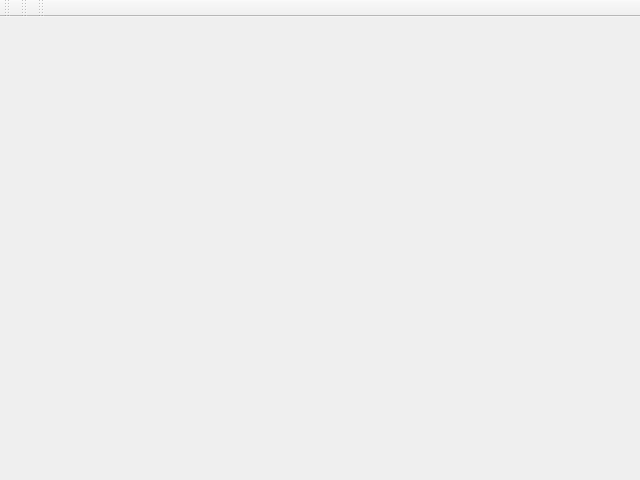
<?xml version="1.0" encoding="UTF-8"?>
<ui version="4.0">
 <class>MainWindow</class>
 <widget class="QMainWindow" name="MainWindow">
  <property name="enabled">
   <bool>true</bool>
  </property>
  <property name="geometry">
   <rect>
    <x>0</x>
    <y>0</y>
    <width>640</width>
    <height>480</height>
   </rect>
  </property>
  <property name="windowTitle">
   <string>MainWindow</string>
  </property>
  <widget class="QWidget" name="centralWidget"/>
  <widget class="QToolBar" name="mainToolBar">
   <attribute name="toolBarArea">
    <enum>TopToolBarArea</enum>
   </attribute>
   <attribute name="toolBarBreak">
    <bool>false</bool>
   </attribute>
  </widget>
  <widget class="QToolBar" name="toolBar">
   <property name="windowTitle">
    <string>toolBar</string>
   </property>
   <attribute name="toolBarArea">
    <enum>TopToolBarArea</enum>
   </attribute>
   <attribute name="toolBarBreak">
    <bool>false</bool>
   </attribute>
  </widget>
  <widget class="QToolBar" name="toolBar_2">
   <property name="windowTitle">
    <string>toolBar_2</string>
   </property>
   <attribute name="toolBarArea">
    <enum>TopToolBarArea</enum>
   </attribute>
   <attribute name="toolBarBreak">
    <bool>false</bool>
   </attribute>
  </widget>
  <action name="action">
   <property name="text">
    <string>打开图片</string>
   </property>
  </action>
  <action name="action_2">
   <property name="text">
    <string>退出</string>
   </property>
  </action>
  <action name="action_3">
   <property name="text">
    <string>打开模板</string>
   </property>
  </action>
 </widget>
 <layoutdefault spacing="6" margin="11"/>
 <resources/>
 <connections/>
</ui>
